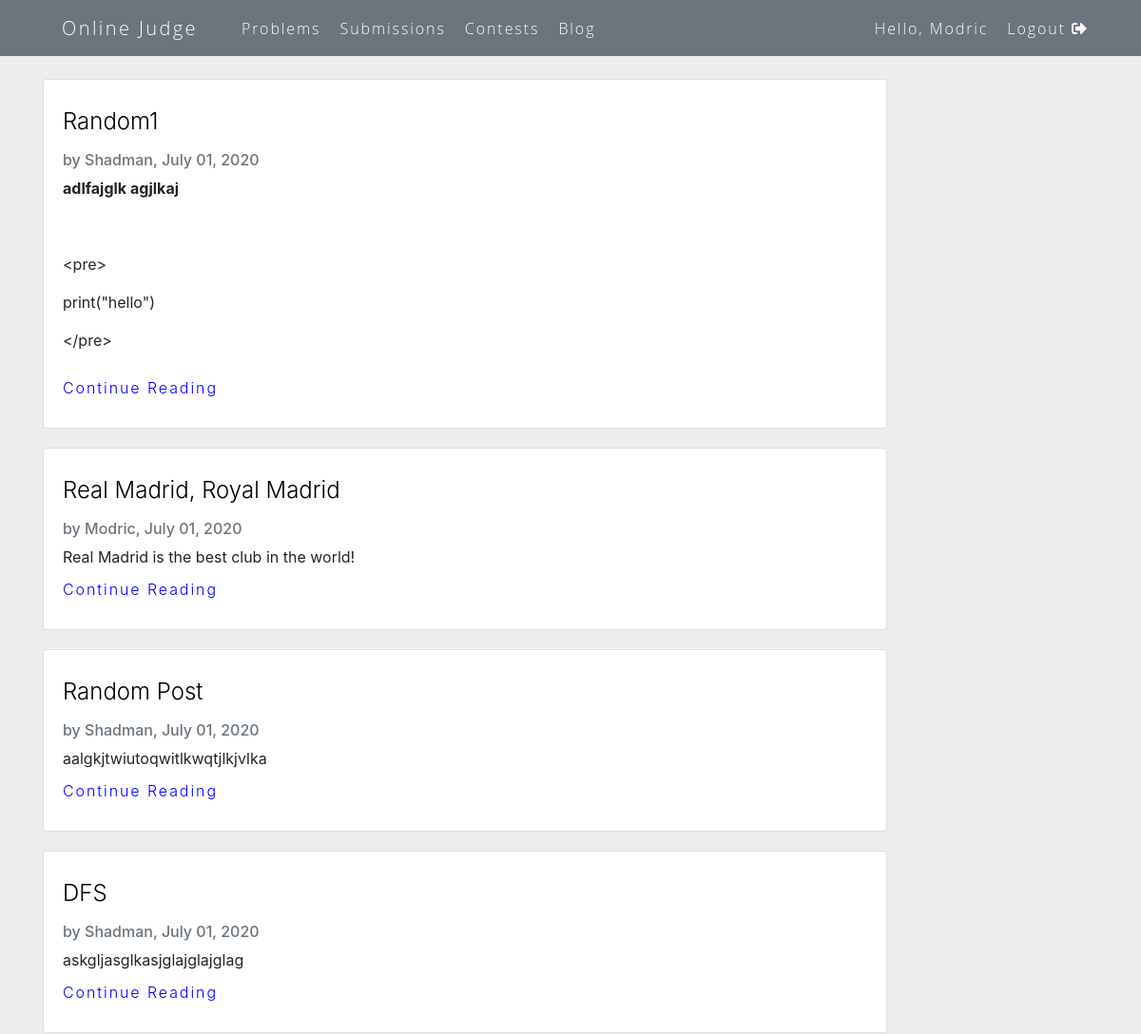
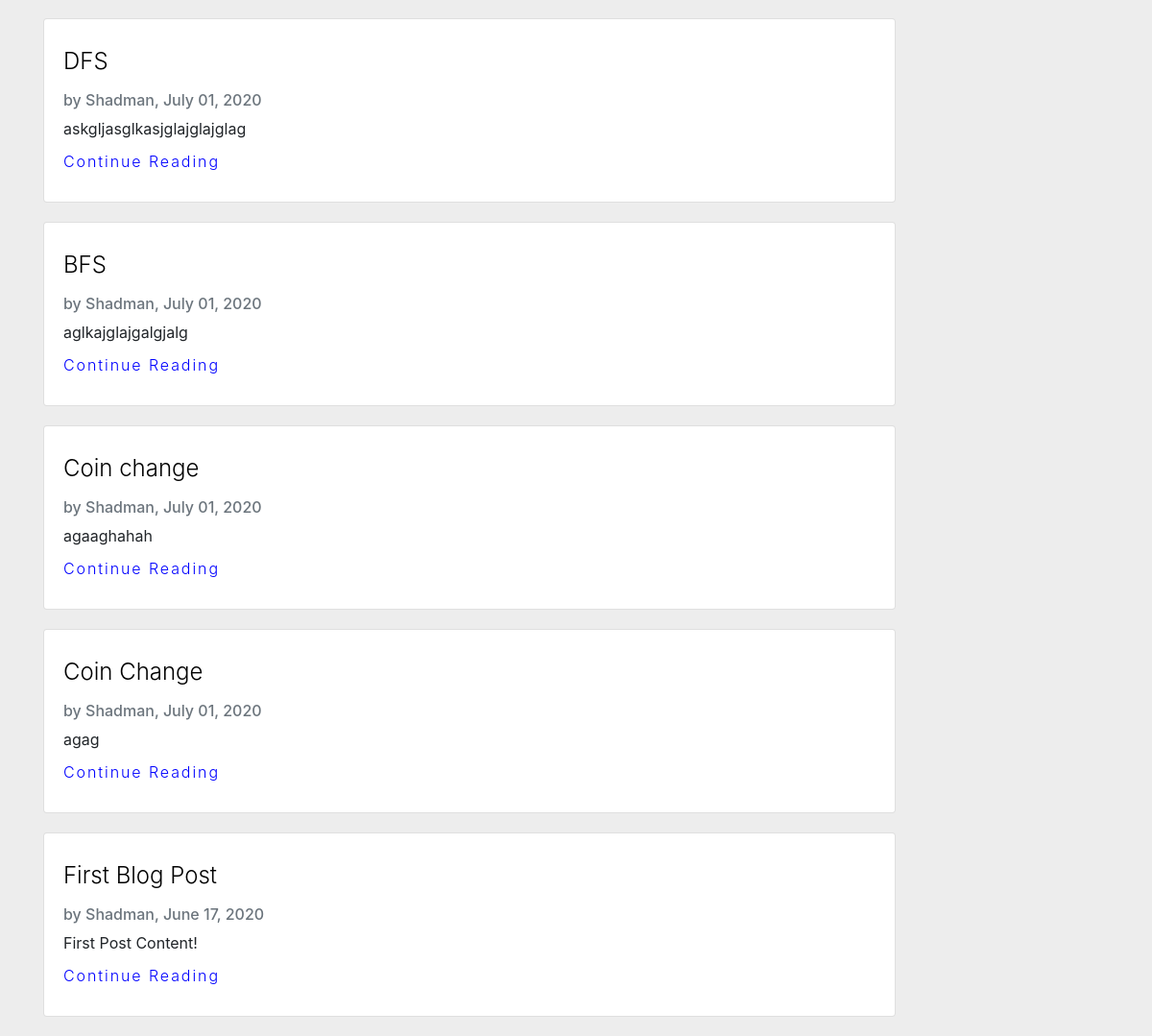
Screenshot of /blog/ (signed in) with the database file from the repository (2 pictures, top to bottom).
### blog/models.py (models this page shows, shortened)
class Post(models.Model):
	title = models.CharField(max_length=150)
	content = RichTextField(blank=True, null=True)
	date_posted = models.DateTimeField(default=timezone.now)
	author = models.ForeignKey(User, on_delete=models.CASCADE)

### blog/views.py (the view)
# urls.py: path('', PostListView.as_view(), name='blog-home'),
class PostListView(ListView):
	model = Post
	template_name = 'blog/home.html'
	context_object_name = 'posts'
	ordering = ['-date_posted']

### blog/templates/blog/home.html (shortened to what this page needs)
{% extends "base.html" %}
{% block content %}
	<div class="container">
		{% for post in posts %}
			<div class="card" style="width: 80%;">
			  <div class="card-body">
			    <h4 class="card-title"> <a href="{% url 'post-detail' post.id %}"> {{post.title }} </a></h4>
			    <h6 class="card-subtitle mb-2 text-muted"> by {{ post.author }}, {{ post.date_posted|date:"F d, Y"}}</h6>
			    <p class="card-text">{{ post.content|safe|truncatechars:255 }}</p>
			    <a href="{% url 'post-detail' post.id %}" class="card-link ">Continue Reading</a>
			  </div>
			</div>
		{% endfor %}
	</div>
{% endblock content %}

### accounts/templates/accounts/navbar.html (shortened to what this page needs)
<nav class="navbar navbar-expand-lg navbar-inverse navbar-dark bg-secondary mb-4">
	<div class="container">
		<a href="/" class="navbar-brand ">Online Judge</a>
		 <div class="collapse navbar-collapse" id="navbarSupportedContent">
		    <ul class="nav navbar-nav mr-auto">
		      <li class="nav-item">
		        <a class="nav-link" href="/">Problems </a>
		      </li>
		      <li class="nav-item">
		        <a class="nav-link" href="#">Submissions</a>
		      </li>
		      <li class="nav-item">
		        <a class="nav-link " href="#">Contests</a>
		      </li>
		      <li class="nav-item">
		        <a class="nav-link " href="{% url 'blog-home' %}">Blog</a>
		      </li>
		    </ul>
		    {% if user.is_authenticated %}
		    	<ul class="nav navbar-nav navbar-right">
			      <li class="nav-item">
			      	<a href="{% url 'accounts:profile' %}" class="nav-link">
			      		Hello, {{request.user}}
			      	</a>
			      </li>
			      <li class="nav-item">
			      	<a href="{% url "accounts:logout" %}" class="nav-link">
			      		Logout
			      		<span class="fas fa-sign-out-alt"></span>
			      	</a>
			      </li>
			    </ul>
		    {% endif %}
		</div>
	</div>
</nav>

### accounts/templates/base.html (style rules this page uses)
body { margin: 0px; padding: 0px; }
a { font-weight: 300; }
.navbar .nav-item a { color: white !important; }

### accounts/templates/accounts/navbar.html (style rules this page uses)
nav { margin: 0; font: bold 16px 'Open Sans', arial, sans-serif; }
ul { margin: auto 0; padding: 0; list-style: none; display: table; text-align: center; }
li { display: table-cell; position: relative; padding: 2.5px 2px; }
a { color: #fff; text-decoration: none; letter-spacing: 0.12em; display: inline-block; padding: 10px 20px; position: relative; }
a:after { background: none repeat scroll 0 0 trasparent; bottom: 0; content: ""; display: block; height: 2px; left: 50%; position: absolute; background: #fff; transition: width 0.3s ease 0s, left 0.3s ease 0s; width: 0; }

### blog/templates/blog/home.html (style rules this page uses)
body { background: #ededed; }
.card { margin-bottom: 20px; }
.card-link { color: blue; margin-left: -20px; }
.card-text { margin-bottom: 0px; }
h4 a { color: black!important; margin-left: -20px; letter-spacing: 0; }

### rows the page displays
Post: title "Random1", author "Shadman", date_posted "July 01, 2020", content "adlfajglk agjlkaj <pre> print(\"hello\") </pre>"
Post: title "Real Madrid, Royal Madrid", author "Modric", date_posted "July 01, 2020", content "Real Madrid is the best club in the world!"
Post: title "Random Post", author "Shadman", date_posted "July 01, 2020", content "aalgkjtwiutoqwitlkwqtjlkjvlka"
Post: title "DFS", author "Shadman", date_posted "July 01, 2020", content "askgljasglkasjglajglajglag"
Post: title "DFS", author "Shadman", date_posted "July 01, 2020", content "askgljasglkasjglajglajglag"
Post: title "BFS", author "Shadman", date_posted "July 01, 2020", content "aglkajglajgalgjalg"
Post: title "Coin change", author "Shadman", date_posted "July 01, 2020", content "agaaghahah"
Post: title "Coin Change", author "Shadman", date_posted "July 01, 2020", content "agag"
Post: title "First Blog Post", author "Shadman", date_posted "June 17, 2020", content "First Post Content!"

### other values shown
{{ request.user }} "Modric"
